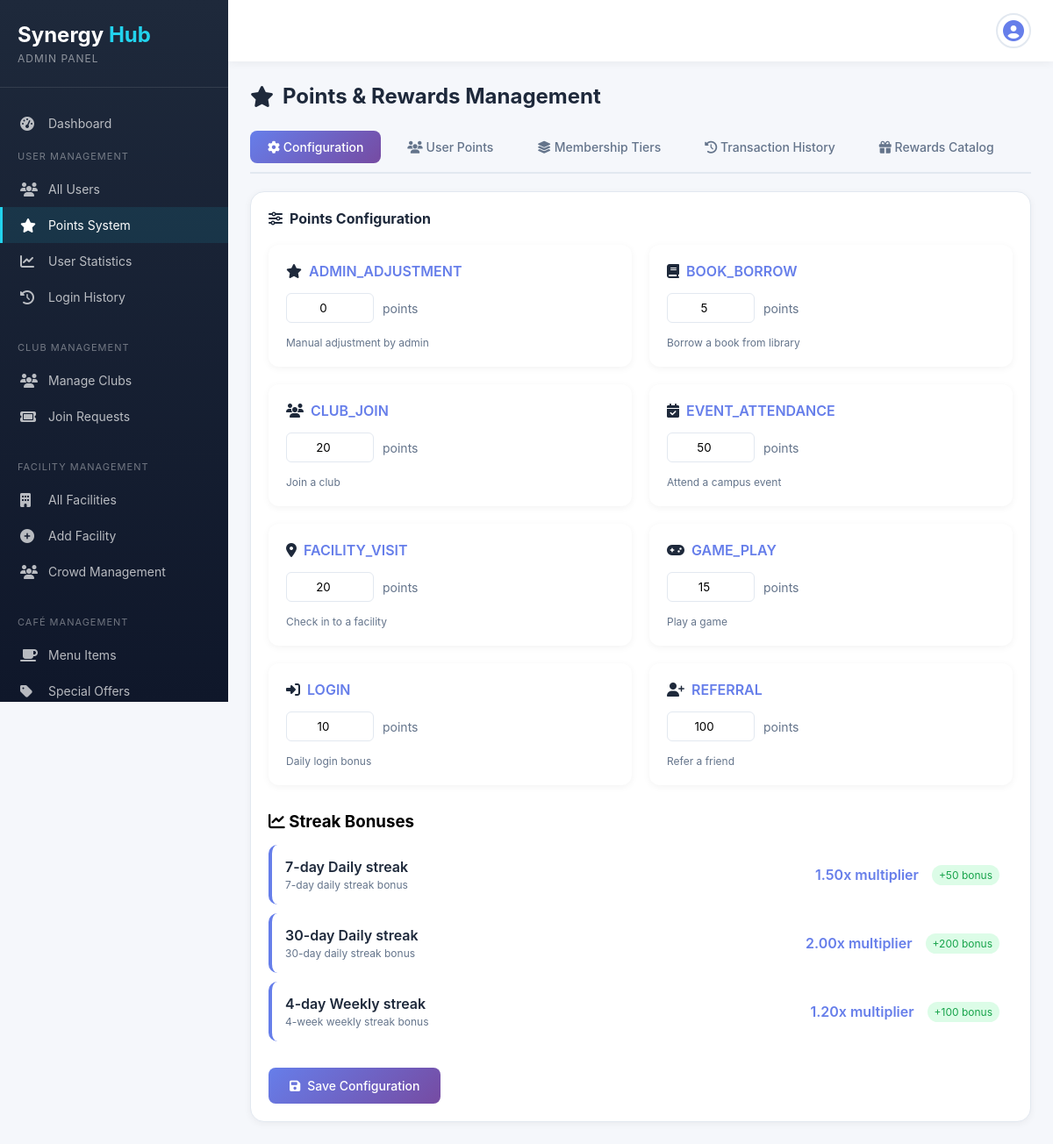
Screenshot of /synergy-hub_Full_Project/admin/points.php (signed in) with the database file from the repository.
### tables this page shows
CREATE TABLE `pointsconfig` (
  `ConfigID` int(11) NOT NULL,
  `ActionType` varchar(50) NOT NULL,
  `Points` int(11) NOT NULL DEFAULT 0,
  `Description` text DEFAULT NULL,
  `MaxPerDay` int(11) DEFAULT NULL,
  `CreatedAt` timestamp NOT NULL DEFAULT current_timestamp(),
  `UpdatedAt` timestamp NOT NULL DEFAULT current_timestamp() ON UPDATE current_timestamp()
);

CREATE TABLE `streakbonuses` (
  `StreakID` int(11) NOT NULL,
  `StreakType` enum('Daily','Weekly') NOT NULL,
  `StreakDays` int(11) NOT NULL,
  `Multiplier` decimal(3,2) DEFAULT 1.00,
  `BonusPoints` int(11) DEFAULT 0,
  `Description` text DEFAULT NULL
);

### synergy-hub_Full_Project/admin/points.php (the view, shortened to what this page needs)
<?php
require_once 'config.php';
$config_sql = "SELECT * FROM PointsConfig ORDER BY ActionType";
$config_result = mysqli_query($conn, $config_sql);
$streak_result = false;
$check_streak = mysqli_query($conn, "SHOW TABLES LIKE 'StreakBonuses'");
if (mysqli_num_rows($check_streak) > 0) {
    $streak_sql = "SELECT * FROM StreakBonuses ORDER BY StreakType, StreakDays";
    $streak_result = mysqli_query($conn, $streak_sql);
}
?>
<!DOCTYPE html>
<html lang="en">
<head>
    <link rel="stylesheet" href="https://cdnjs.cloudflare.com/ajax/libs/font-awesome/6.5.0/css/all.min.css">
    <link rel="stylesheet" href="admin.css">
</head>
<body>
    <div class="admin-container">
        <?php include 'includes/sidebar.php'; ?>
        <div class="main-content">
            <?php include 'includes/topbar.php'; ?>
            <div class="content">
                <h1 class="page-title">
                    <i class="fa-solid fa-star"></i> Points & Rewards Management
                </h1>
                <div class="points-tabs">
                    <button class="points-tab active" onclick="showTab('config', this)">
                        <i class="fa-solid fa-gear"></i> Configuration
                    </button>
                    <button class="points-tab" onclick="showTab('users', this)">
                        <i class="fa-solid fa-users"></i> User Points
                    </button>
                    <button class="points-tab" onclick="showTab('tiers', this)">
                        <i class="fa-solid fa-layer-group"></i> Membership Tiers
                    </button>
                    <button class="points-tab" onclick="showTab('history', this)">
                        <i class="fa-solid fa-clock-rotate-left"></i> Transaction History
                    </button>
                    <button class="points-tab" onclick="showTab('rewards', this)">
                        <i class="fa-solid fa-gift"></i> Rewards Catalog
                    </button>
                </div>
                <div id="tab-config" class="tab-content active">
                    <div class="dashboard-card">
                        <div class="card-header">
                            <h3><i class="fa-solid fa-sliders"></i> Points Configuration</h3>
                        </div>
                        <form method="POST">
                            <div class="config-grid">
                                <?php if(mysqli_num_rows($config_result) > 0): ?>
                                    <?php while($config = mysqli_fetch_assoc($config_result)): ?>
                                    <div class="config-card">
                                        <h3>
                                            <i class="fa-solid <?php
                                                echo match($config['ActionType']) {
                                                    'LOGIN' => 'fa-right-to-bracket',
                                                    'FACILITY_VISIT' => 'fa-location-dot',
                                                    'EVENT_ATTENDANCE' => 'fa-calendar-check',
                                                    'BOOK_BORROW' => 'fa-book',
                                                    'GAME_PLAY' => 'fa-gamepad',
                                                    'CLUB_JOIN' => 'fa-users',
                                                    'REFERRAL' => 'fa-user-plus',
                                                    default => 'fa-star'
                                                }; ?>"></i>
                                            <span class="action-type"><?php echo $config['ActionType']; ?></span>
                                        </h3>
                                        <div class="points-input">
                                            <input type="number" name="points[<?php echo $config['ActionType']; ?>]"
                                                   value="<?php echo $config['Points']; ?>" min="0" step="1">
                                            <span>points</span>
                                        </div>
                                        <div class="description"><?php echo $config['Description']; ?></div>
                                    </div>
                                    <?php endwhile; ?>
                                <?php else: ?>
                                    <p>No points configuration found.</p>
                                <?php endif; ?>
                            </div>
                            <h3 style="margin: 30px 0 15px;"><i class="fa-solid fa-chart-line"></i> Streak Bonuses</h3>
                            <?php if($streak_result && mysqli_num_rows($streak_result) > 0): ?>
                                <?php while($streak = mysqli_fetch_assoc($streak_result)): ?>
                                <div class="streak-item">
                                    <div>
                                        <span class="streak-days"><?php echo $streak['StreakDays']; ?>-day <?php echo $streak['StreakType']; ?> streak</span>
                                        <div style="color: #64748b; font-size: 12px; margin-top: 3px;">
                                            <?php echo $streak['Description']; ?>
                                        </div>
                                    </div>
                                    <div style="display: flex; gap: 15px; align-items: center;">
                                        <span class="streak-multiplier"><?php echo $streak['Multiplier']; ?>x multiplier</span>
                                        <?php if($streak['BonusPoints'] > 0): ?>
                                        <span class="streak-bonus">+<?php echo $streak['BonusPoints']; ?> bonus</span>
                                        <?php endif; ?>
                                    </div>
                                </div>
                                <?php endwhile; ?>
                            <?php else: ?>
                                <p>No streak bonuses configured.</p>
                            <?php endif; ?>
                            <button type="submit" name="update_config" class="btn btn-primary" style="margin-top: 20px;">
                                <i class="fa-solid fa-save"></i> Save Configuration
                            </button>
                        </form>
                    </div>
                </div>
            </div>
        </div>
    </div>
</body>
</html>

### synergy-hub_Full_Project/admin/admin.css (style rules this page uses)
* { margin: 0; padding: 0; box-sizing: border-box; font-family: -apple-system, BlinkMacSystemFont, 'Segoe UI', Roboto, Oxygen, Ubuntu, sans-serif; }
body { background: #f5f7fb; }
.admin-container { display: flex; min-height: 100vh; }
.main-content { flex: 1; margin-left: 260px; min-width: 0; }
.content { padding: 25px; }
.page-title { font-size: 24px; color: #1e293b; margin-bottom: 25px; display: flex; align-items: center; gap: 10px; }
.dashboard-card { background: white; border-radius: 16px; padding: 20px; box-shadow: 0 2px 8px rgba(0,0,0,0.05); border: 1px solid #e2e8f0; }
.card-header { display: flex; justify-content: space-between; align-items: center; margin-bottom: 15px; }
.card-header h3 { color: #1e293b; font-size: 16px; display: flex; align-items: center; gap: 8px; }
.btn { padding: 12px 24px; border: none; border-radius: 8px; font-size: 14px; font-weight: 500; cursor: pointer; transition: all 0.3s; display: inline-flex; align-items: center; gap: 8px; }
.btn-primary { background: linear-gradient(135deg, #667eea 0%, #764ba2 100%); color: white; }

### synergy-hub_Full_Project/admin/points.php (style rules this page uses)
.points-tabs { display: flex; gap: 10px; margin-bottom: 20px; border-bottom: 2px solid #e2e8f0; padding-bottom: 10px; flex-wrap: wrap; }
.points-tab { padding: 10px 20px; background: none; border: none; color: #64748b; cursor: pointer; font-size: 14px; font-weight: 500; border-radius: 8px; transition: all 0.3s; }
.points-tab.active { background: linear-gradient(135deg, #667eea 0%, #764ba2 100%); color: white; }
.config-grid { display: grid; grid-template-columns: repeat(auto-fill, minmax(300px, 1fr)); gap: 20px; margin-top: 20px; }
.config-card { background: white; border-radius: 12px; padding: 20px; box-shadow: 0 2px 8px rgba(0,0,0,0.05); }
.config-card h3 { color: #1e293b; font-size: 16px; margin-bottom: 15px; display: flex; align-items: center; gap: 8px; }
.config-card .action-type { color: #667eea; font-weight: 600; }
.config-card .points-input { display: flex; align-items: center; gap: 10px; margin: 15px 0; }
.config-card .points-input input { width: 100px; padding: 8px; border: 1px solid #e2e8f0; border-radius: 6px; text-align: center; }
.config-card .points-input span { color: #64748b; font-size: 14px; }
.config-card .description { color: #64748b; font-size: 12px; margin-top: 10px; }
.streak-item { background: white; border-radius: 10px; padding: 15px; margin-bottom: 10px; display: flex; justify-content: space-between; align-items: center; border-left: 4px solid #667eea; }
.streak-days { font-weight: 600; color: #1e293b; }
.streak-multiplier { color: #667eea; font-weight: 600; }
.streak-bonus { background: #dcfce7; color: #16a34a; padding: 4px 8px; border-radius: 20px; font-size: 12px; }
.tab-content { display: none; }
.tab-content.active { display: block; }
.btn-primary { background: linear-gradient(135deg, #667eea 0%, #764ba2 100%); color: white; border: none; border-radius: 8px; cursor: pointer; transition: all 0.3s; }

### rows the page displays
pointsconfig: ActionType "ADMIN_ADJUSTMENT", Points "0", Description "Manual adjustment by admin"
pointsconfig: ActionType "BOOK_BORROW", Points "5", Description "Borrow a book from library"
pointsconfig: ActionType "CLUB_JOIN", Points "20", Description "Join a club"
pointsconfig: ActionType "EVENT_ATTENDANCE", Points "50", Description "Attend a campus event"
pointsconfig: ActionType "FACILITY_VISIT", Points "20", Description "Check in to a facility"
pointsconfig: ActionType "GAME_PLAY", Points "15", Description "Play a game"
pointsconfig: ActionType "LOGIN", Points "10", Description "Daily login bonus"
pointsconfig: ActionType "REFERRAL", Points "100", Description "Refer a friend"
streakbonuses: StreakDays "7", StreakType "Daily", Description "7-day daily streak bonus", Multiplier "1.50", BonusPoints "50"
streakbonuses: StreakDays "30", StreakType "Daily", Description "30-day daily streak bonus", Multiplier "2.00", BonusPoints "200"
streakbonuses: StreakDays "4", StreakType "Weekly", Description "4-week weekly streak bonus", Multiplier "1.20", BonusPoints "100"
